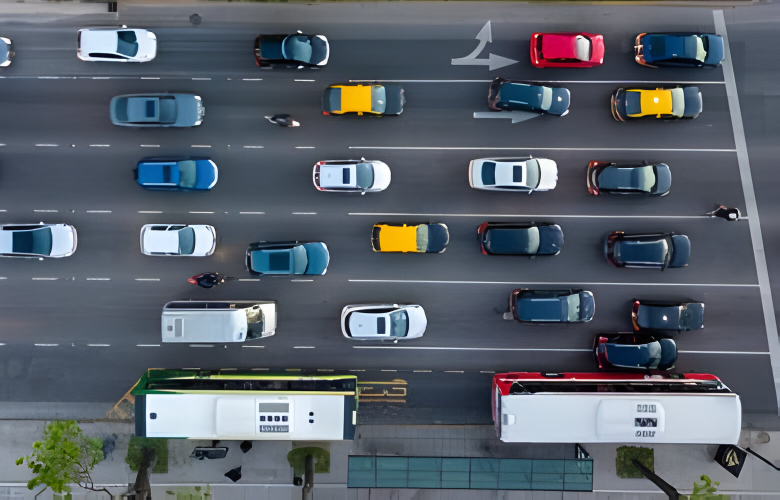
#> input picture HW5/DOC/images/car.jpg, 1560 x 1000 px, found by its file name (shown at 1/2 size)
$ jupyter execute CV_HW5_Q7_P1.ipynb
#> lines starting #> are read from the running program, lines starting #| are printed output that depends on the picture; after the words box and inside, x2 and y2 are one past the last pixel; in counts of white or black regions, pixels touching at a corner belong together
## Import Libraries

[cell 1]
import cv2
import matplotlib.pyplot as plt
import numpy as np

## Reading image

[cell 2]
img = cv2.imread('car.jpg', cv2.IMREAD_COLOR)
#> img is the input picture: shape (1000, 1560, 3); mean B, G, R 106.2, 96.5, 88.4
img = cv2.cvtColor(img, cv2.COLOR_BGR2RGB)
plt.imshow(img)

[cell 3]
gray = cv2.cvtColor(img, cv2.COLOR_RGB2GRAY) # Convert to grayscale
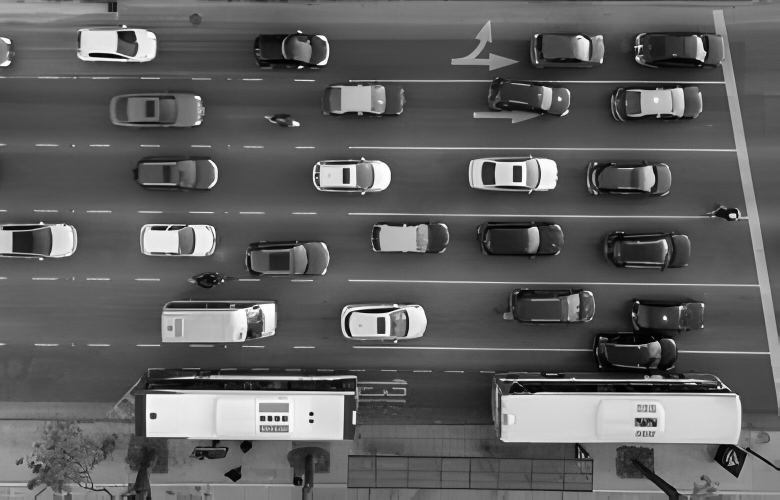
#> gray: shape (1000, 1560) (shown at 1/2 size); min 0, max 255, mean 95.2
blurred = cv2.GaussianBlur(gray, (7, 7), 0) # Remove noise

# Greater Block Size -> stronger lines
# Greater c -> more smoothing and removing of background and details
plt.imshow(blurred, cmap='gray')

[cell 4]
# Cropping image to remove the below or street
crop_img = blurred[0:735, :]
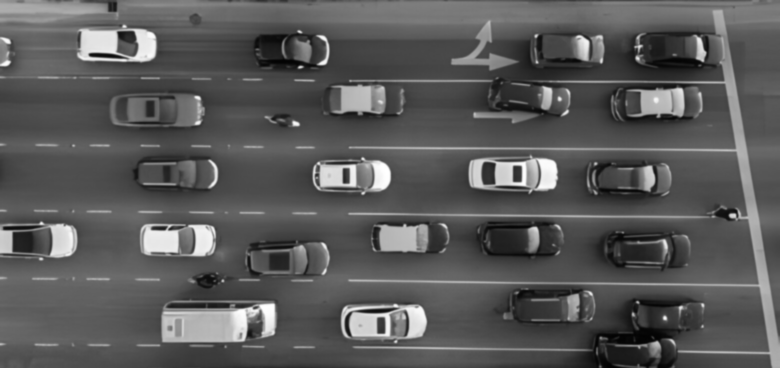
#> crop_img: shape (735, 1560) (shown at 1/2 size); min 2, max 255, mean 89.2
plt.imshow(crop_img, cmap='gray')

[cell 5]
# Removing vertical and horizontal lines
opening = cv2.morphologyEx(crop_img, cv2.MORPH_OPEN, np.ones((31, 1), np.uint8)) # Vertical lines
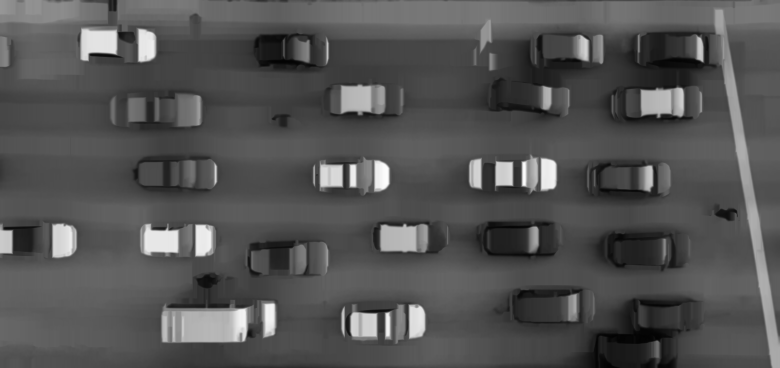
#> opening: shape (735, 1560) (shown at 1/2 size); min 2, max 253, mean 83.1
opening = cv2.morphologyEx(opening, cv2.MORPH_OPEN, np.ones((1, 31), np.uint8)) # Horizontal lines
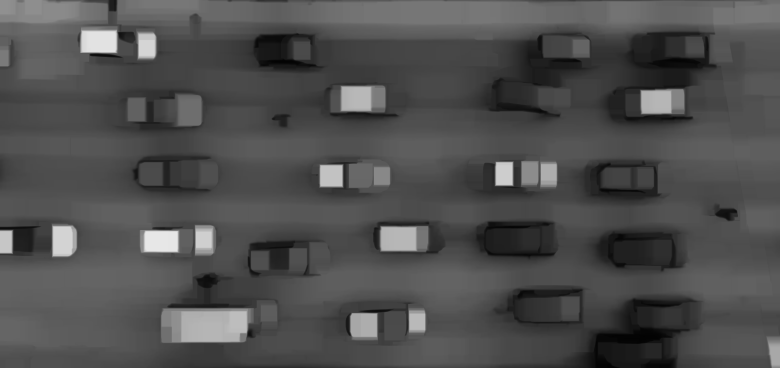
#> opening: shape (735, 1560) (shown at 1/2 size); min 2, max 231, mean 78.6
plt.imshow(opening, cmap='gray')

[cell 6]
# Apply threshold to get binary image
th = cv2.adaptiveThreshold(opening, 255, cv2.ADAPTIVE_THRESH_GAUSSIAN_C, cv2.THRESH_BINARY_INV, 7, 1)
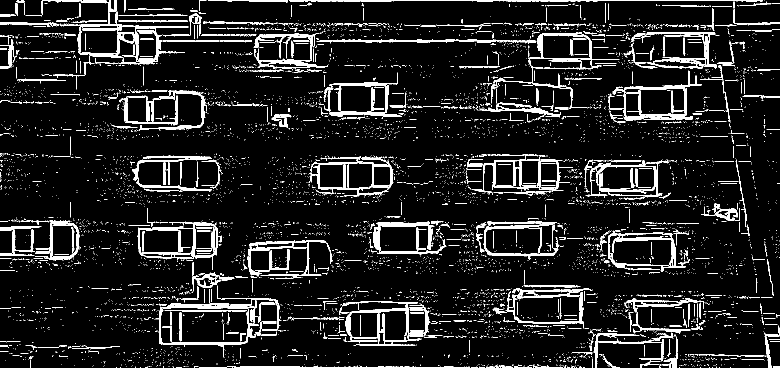
#> th: shape (735, 1560) (shown at 1/2 size); 9.6% white; 6796 white regions (6268 under 20 px)
th = cv2.GaussianBlur(th, (3, 3), 0) # Remove noise
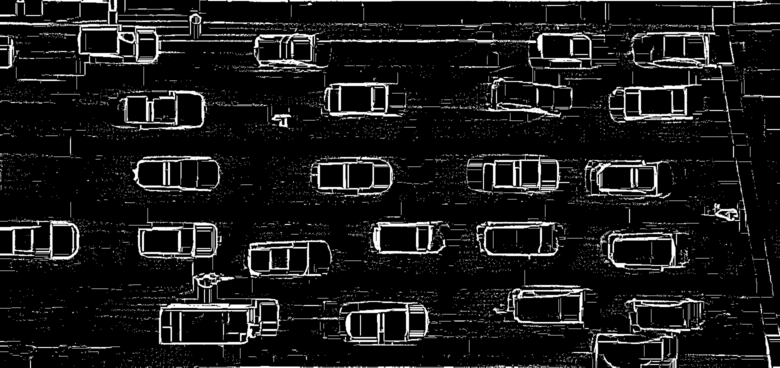
#> th: shape (735, 1560) (shown at 1/2 size); min 0, max 255, mean 24.6

plt.imshow(th, cmap='gray')

[cell 7]
contours, hierarchy = cv2.findContours(th, cv2.RETR_TREE, cv2.CHAIN_APPROX_SIMPLE)
#> contours = 3196 contours, 2348 with area under 20; largest, box (x1, y1, x2, y2) and area: (274, 415, 691, 720) 35747, (984, 539, 1420, 735) 27064, (0, 0, 514, 180) 20630, (578, 0, 1560, 288) 18538, (632, 58, 1251, 247) 17238

print(len(contours))
#| 3196

for contour in contours:
    x, y, w, h = cv2.boundingRect(contour)
    cv2.drawContours(th, [contour], -1, 255, cv2.FILLED)
#> this loop made 3196 passes
#> (contour, x, y, w, h) on passes 1 to 3: ([[1459, 733], [1459, 734], [1461, 734], [1461, 733]], 1459, 733, 3, 2), ([[1437, 733], [1437, 734], [1439, 734], [1439, 733]], 1437, 733, 3, 2), ([[1399, 733], [1399, 734], [1401, 734], [1401, 733]], 1399, 733, 3, 2)
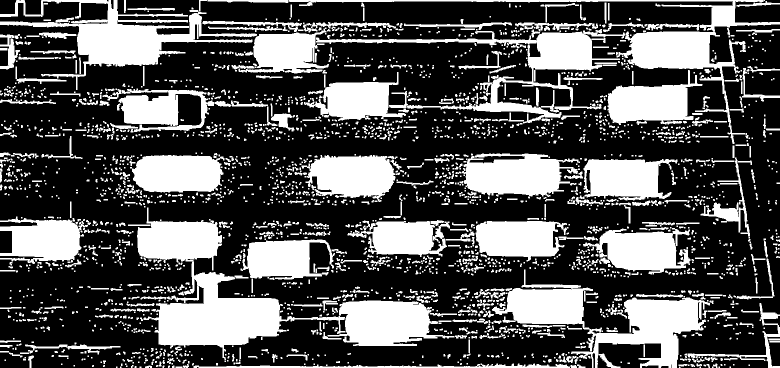
#> th: shape (735, 1560) (shown at 1/2 size); 33.1% white; 2704 white regions (1622 under 20 px), largest, box (x1, y1, x2, y2) and area: (274, 415, 691, 720) 37057, (984, 539, 1420, 735) 28452, (0, 0, 514, 180) 22552

plt.imshow(th, cmap='gray')

[cell 8]
opening = cv2.morphologyEx(th, cv2.MORPH_OPEN, np.ones((27, 13), np.uint8))
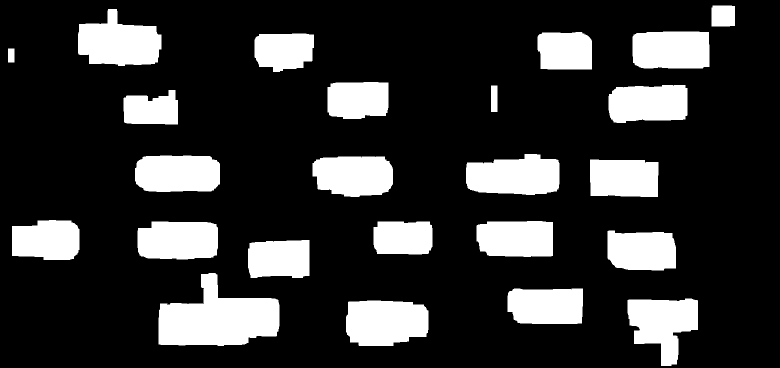
#> opening: shape (735, 1560) (shown at 1/2 size); 19.8% white; 24 white regions, largest, box (x1, y1, x2, y2) and area: (317, 546, 559, 692) 22123, (692, 601, 857, 692) 13118, (156, 18, 323, 132) 13081
opening = cv2.dilate(opening, np.ones((17,11), np.uint8))
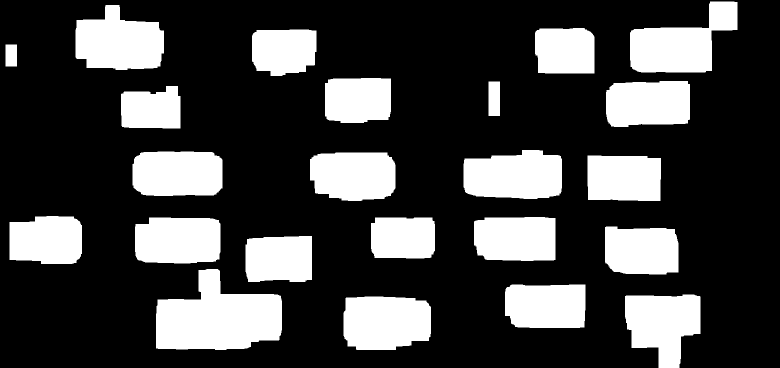
#> opening: shape (735, 1560) (shown at 1/2 size); 26.3% white; 23 white regions
cars = opening.copy()
plt.imshow(opening, cmap='gray')

[cell 9]
cnts, _ = cv2.findContours(cars.copy(), cv2.RETR_EXTERNAL, cv2.CHAIN_APPROX_SIMPLE)
#> cnts = 23 contours; largest, box (x1, y1, x2, y2) and area: (312, 538, 564, 700) 27342, (1260, 3, 1475, 145) 17305, (151, 10, 328, 140) 16780, (687, 593, 862, 700) 16564, (927, 300, 1124, 398) 16189

print("Number of cars found:", len(cnts))
#| Number of cars found: 23

[cell 10]
for c in cnts:
	# compute the center of the contour, then detect the name of the
	# shape using only the contour
	M = cv2.moments(c)
	cX = int((M["m10"] / M["m00"]))
	cY = int((M["m01"] / M["m00"]))

	c = c.astype("float")
	c = c.astype("int")
	cv2.drawContours(img, [c], -1, (0, 255, 0), 6)
#> this loop made 23 passes
#> (cX, cY) on passes 1 to 12: (771, 644), (1325, 647), (1092, 611), (435, 636), (558, 517), (1283, 500), (805, 475), (356, 480), (1031, 476), (93, 480), (1247, 356), (707, 350)
#> (c, cX, cY) on passes 16, 19: ([[977, 163], [977, 231], [999, 231], [999, 163]], 988, 197), ([[11, 89], [11, 132], [33, 132], [33, 89]], 22, 110)
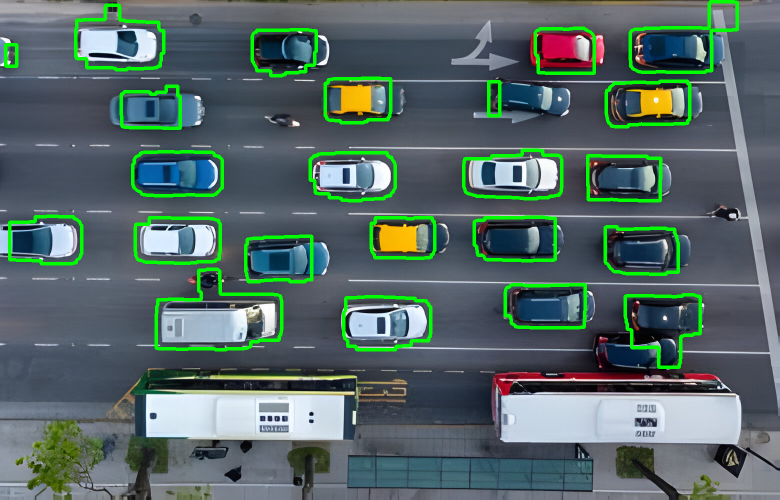
#> img: shape (1000, 1560, 3) (shown at 1/2 size); mean R, G, B 85.1, 105.1, 102

# show the output image
plt.imshow(img)
